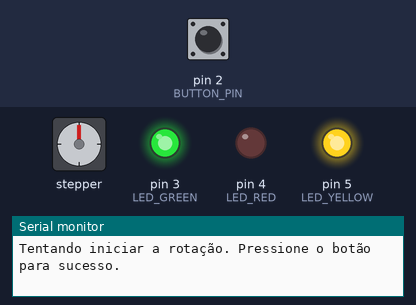
The sketch below on a simulated Arduino Uno, built with avr-gcc and run on an emulated ATmega328P. Parts: stepper motor, output pins drawn as LEDs (lit = HIGH), the last lines printed to the serial monitor. The inputs (shaded band) are chosen by the test bench; at power-on: pin 2 (BUTTON_PIN) LOW. Stepper angles assume 4096 steps per turn.

Above: at 10.8 s.
10.9 s: pin 2 (BUTTON_PIN) pulled HIGH for 0.15 s
At 11.7 s:
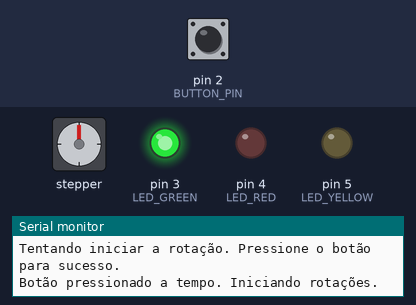
At 31.3 s:
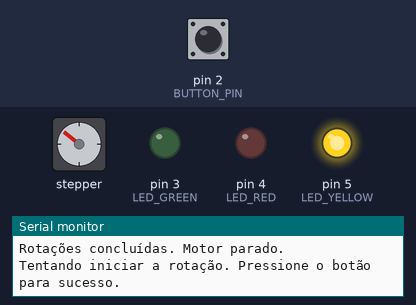
Timing chart, 0 to 35.2 s (numbered marks = the images above; inputs shaded):
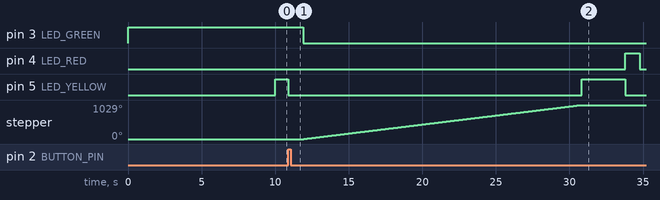

The sketch:

sketch_nov10a.ino
```cpp
#include <Arduino.h>
#include <Stepper.h>

#define STEPS_PER_REV 4096          // Passos para uma rotação completa
#define TARGET_ROTATIONS 2.86       // Número de rotações alvo
#define TARGET_STEPS (int)(STEPS_PER_REV * TARGET_ROTATIONS) // vai ter um excedentezinho

#define BUTTON_PIN 2//16                // Pino do botão (D0)
#define LED_GREEN  3//5                 // Pino do LED verde (D1)
#define LED_RED 4//4                  // Pino do LED vermelho (D2)
#define LED_YELLOW 5//0               // Pino de LED amarelo (D3)

// Define os pinos do motor conectados ao módulo ULN2003
#define IN1 6//2  // (D4)
#define IN2 7//14  // (D5)
#define IN3 8//12  // (D6)
#define IN4 9//13  // (D7)

Stepper motor = Stepper(STEPS_PER_REV, IN1, IN3, IN2, IN4);

const unsigned long ROTATE_INTERVAL = 10000;     // Intervalo de 10 segundos para tentar a rotação
const unsigned long WINDOW_DURATION = 3000;      // Janela de 3 segundos para apertar o botão
const unsigned long DEBOUNCE_DELAY = 50;
unsigned long lastRotationTime = 0;              // Marca o último momento em que a rotação foi tentada

bool motorRunning = false;
bool waitingForButton = false;
int currentSteps = 0;

void setup() {
  pinMode(BUTTON_PIN, INPUT);
  pinMode(LED_GREEN, OUTPUT);
  pinMode(LED_RED, OUTPUT);
  pinMode(LED_YELLOW, OUTPUT);

  motor.setSpeed(10);  // Define a velocidade do motor (em RPM)

  Serial.begin(9600);
  Serial.println("Sistema pronto. Aguardando o tempo para iniciar a rotação.");
  digitalWrite(LED_GREEN, HIGH);
}

void loop() {
  unsigned long currentTime = millis();

  // Verifica se é hora de iniciar a rotação
  if (currentTime - lastRotationTime >= ROTATE_INTERVAL && !motorRunning && !waitingForButton) {
    Serial.println("Tentando iniciar a rotação. Pressione o botão para sucesso.");
    digitalWrite(LED_YELLOW, HIGH);
    waitingForButton = true;   // Sinaliza que estamos na janela de tempo de apertar o botão
    lastRotationTime = currentTime;  // Atualiza o tempo da última tentativa de rotação
  }

  // Verifica se o botão foi pressionado durante a janela de tempo
  if (waitingForButton && (currentTime - lastRotationTime <= WINDOW_DURATION)) {
    if (digitalRead(BUTTON_PIN) == HIGH) {
      Serial.println("Botão pressionado a tempo. Iniciando rotações.");
      digitalWrite(LED_YELLOW, LOW);
      digitalWrite(LED_GREEN, HIGH);   // Acende o LED verde
      delay(1000);                     // Mantém o LED aceso por 1 segundo
      digitalWrite(LED_GREEN, LOW);    // Apaga o LED verde
      waitingForButton = false;        // Fecha a janela de tempo para apertar o botão
      motorRunning = true;             // Inicia a rotação
      currentSteps = 0;                // Reseta a contagem de passos
    }
  }

  // Verifica se a janela de tempo expirou sem apertar o botão
  if (waitingForButton && (currentTime - lastRotationTime > WINDOW_DURATION)) {
    Serial.println("Falha: botão não pressionado a tempo.");
    digitalWrite(LED_YELLOW, LOW);
    digitalWrite(LED_RED, HIGH);       // Acende o LED vermelho
    delay(1000);                       // Mantém o LED aceso por 1 segundo
    digitalWrite(LED_RED, LOW);        // Apaga o LED vermelho
    waitingForButton = false;          // Fecha a janela de tempo

  }

  if (motorRunning && currentSteps < TARGET_STEPS) {
    motor.step(1);      // Move o motor um passo
    currentSteps++;     // Incrementa a contagem de passos
  }

  // Para o motor quando a quantidade de passos alvo é atingida
  if (motorRunning && currentSteps >= TARGET_STEPS) {
    Serial.println("Rotações concluídas. Motor parado.");
    motorRunning = false;
    currentSteps = 0;
  }
}
```

Measured:
- after the input at 10.9 s, pin 3 (LED_GREEN): HIGH → LOW after 1.0 s; stepper: turns 1029° clockwise in 18.8 s, starting after 1.0 s
